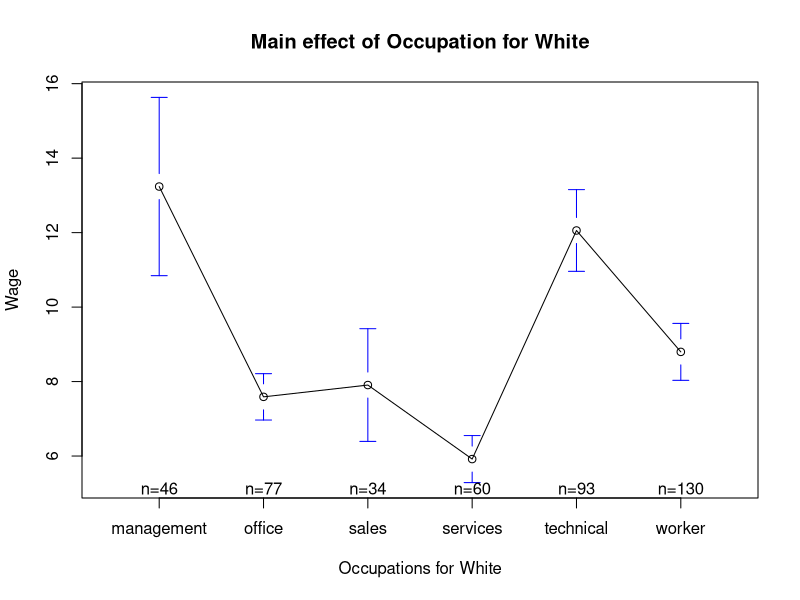
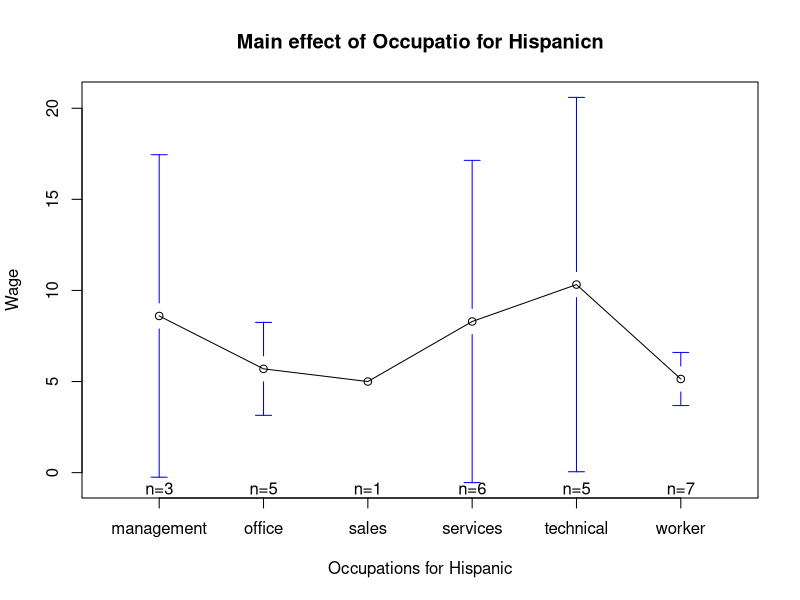
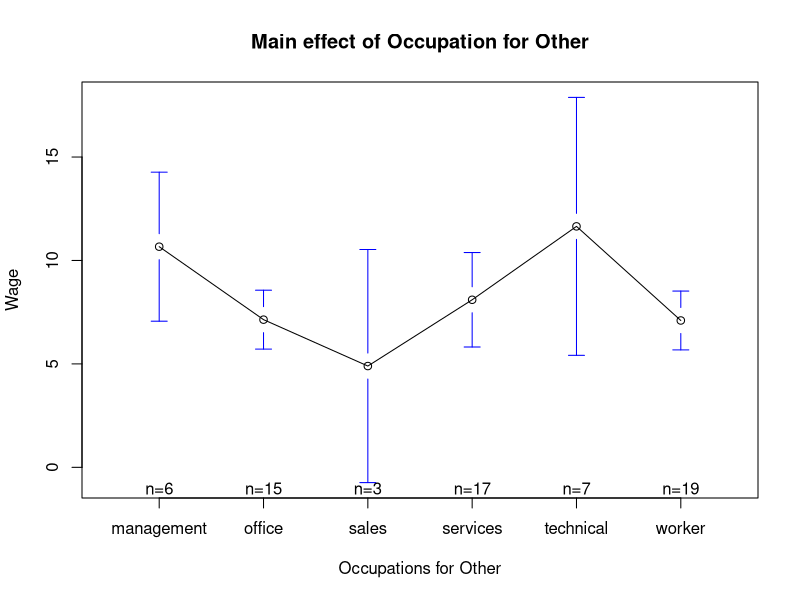
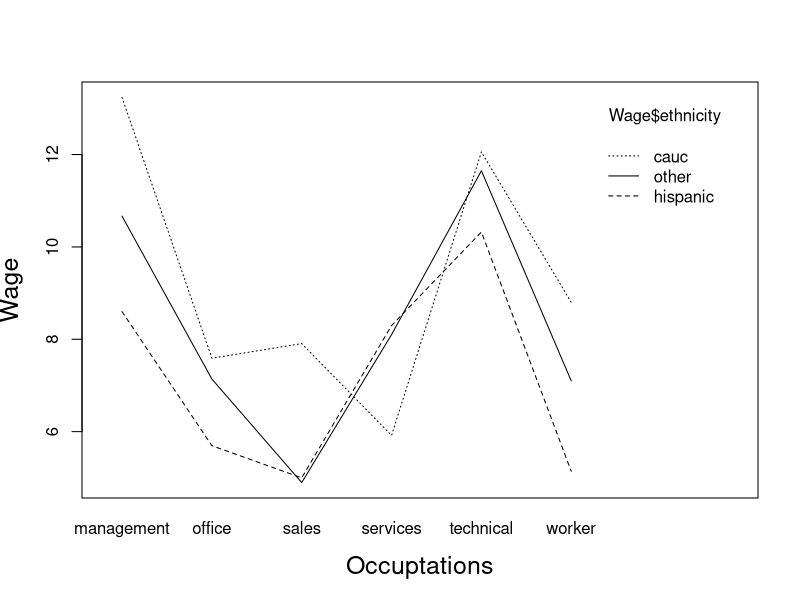

Write R code to recreate these figures, in order.
## ---- chunk 1
Wage=read.csv('Wage.csv');
library(gplots)
library(lme4)
attach(Wage)
## ---- chunk 2

#par(mfrow=c(2,2))

white_wages = Wage$wage[Wage$ethnicity == "cauc"]
white_occupations = Wage$occupation[Wage$ethnicity == "cauc"]

plotmeans(white_wages ~ white_occupations, 
          xlab = "Occupations for White", ylab = "Wage",
          main="Main effect of Occupation for White")

hisp_wages = Wage$wage[Wage$ethnicity == "hispanic"]
hisp_occupations = Wage$occupation[Wage$ethnicity == "hispanic"]

plotmeans(hisp_wages ~ hisp_occupations, 
          xlab = "Occupations for Hispanic", ylab = "Wage",
          main="Main effect of Occupatio for Hispanicn")

other_wages = Wage$wage[Wage$ethnicity == "other"]
other_occupations = Wage$occupation[Wage$ethnicity == "other"]

plotmeans(other_wages ~ other_occupations, 
          xlab = "Occupations for Other", ylab = "Wage",
          main="Main effect of Occupation for Other")

interaction.plot(Wage$occupation, Wage$ethnicity, Wage$wage
                ,cex.lab=1.5,ylab="Wage",xlab='Occuptations')
## ---- chunk 3
full_model=lm(wage~as.factor(occupation)+as.factor(ethnicity)+as.factor(occupation)*as.factor(ethnicity),data=Wage)
anova(full_model)
## ---- chunk 4
reduced_model=lm(wage~as.factor(occupation)+as.factor(ethnicity),data=Wage)
summary(reduced_model)
## ---- chunk 5
my_wage = Wage$wage
my_occupation = as.factor(Wage$occupation)
my_ethnicity = as.factor(Wage$ethnicity)

full_model=lmer(my_wage ~ my_ethnicity + (1 | my_occupation))
summary(full_model)
## ---- chunk 6
sessionInfo()
